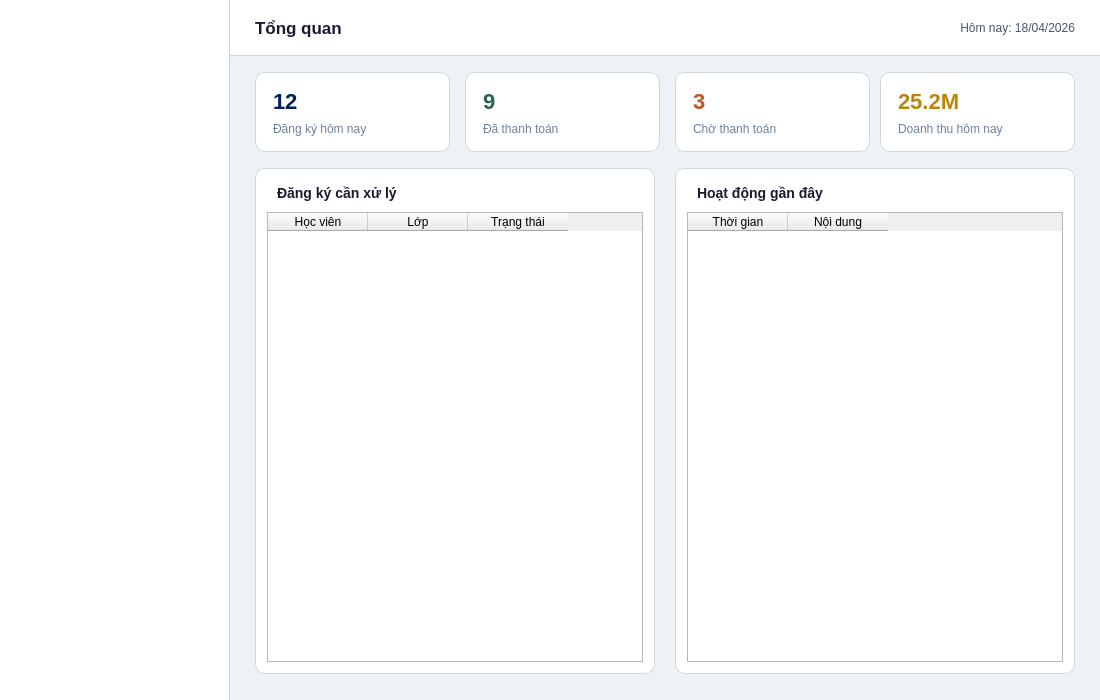
<?xml version="1.0" encoding="UTF-8"?>
<ui version="4.0">
 <class>EmployeeDashboard</class>
 <widget class="QWidget" name="EmployeeDashboard">
  <property name="geometry"><rect><x>0</x><y>0</y><width>1100</width><height>700</height></rect></property>
  <property name="minimumSize"><size><width>1100</width><height>700</height></size></property>
  <property name="windowTitle"><string>EAUT - Tong quan nhan vien</string></property>
  <property name="styleSheet"><string notr="true">QWidget#EmployeeDashboard { background: #edf2f7; }</string></property>

  <widget class="QFrame" name="sidebar">
   <property name="geometry"><rect><x>0</x><y>0</y><width>230</width><height>700</height></rect></property>
   <property name="styleSheet"><string notr="true">QFrame#sidebar { background: #ffffff; border-right: 1px solid #d2d6dc; }</string></property>
   <property name="frameShape"><enum>QFrame::NoFrame</enum></property>
  </widget>

  <widget class="QFrame" name="contentArea">
   <property name="geometry"><rect><x>230</x><y>0</y><width>870</width><height>700</height></rect></property>
   <property name="styleSheet"><string notr="true">QFrame#contentArea { background: #edf2f7; border: none; }</string></property>
   <property name="frameShape"><enum>QFrame::NoFrame</enum></property>

   <widget class="QFrame" name="headerBar">
    <property name="geometry"><rect><x>0</x><y>0</y><width>870</width><height>56</height></rect></property>
    <property name="styleSheet"><string notr="true">QFrame#headerBar { background: white; border-bottom: 1px solid #d2d6dc; }</string></property>
    <property name="frameShape"><enum>QFrame::NoFrame</enum></property>
    <widget class="QLabel" name="lblPageTitle">
     <property name="geometry"><rect><x>25</x><y>0</y><width>500</width><height>56</height></rect></property>
     <property name="styleSheet"><string notr="true">color: #1a1a2e; font-size: 17px; font-weight: bold; background: transparent;</string></property>
     <property name="text"><string>Tổng quan</string></property>
     <property name="alignment"><set>Qt::AlignLeft|Qt::AlignVCenter</set></property>
    </widget>
    <widget class="QLabel" name="lblToday">
     <property name="geometry"><rect><x>600</x><y>0</y><width>245</width><height>56</height></rect></property>
     <property name="styleSheet"><string notr="true">color: #4a5568; font-size: 12px; background: transparent;</string></property>
     <property name="text"><string>Hôm nay: 18/04/2026</string></property>
     <property name="alignment"><set>Qt::AlignRight|Qt::AlignVCenter</set></property>
    </widget>
   </widget>

   <!-- 4 stat cards -->
   <widget class="QFrame" name="empStatCard1">
    <property name="geometry"><rect><x>25</x><y>72</y><width>195</width><height>80</height></rect></property>
    <property name="styleSheet"><string notr="true">QFrame#empStatCard1 { background: white; border: 1px solid #d2d6dc; border-radius: 10px; }</string></property>
    <property name="frameShape"><enum>QFrame::NoFrame</enum></property>
    <widget class="QLabel" name="lblEmpStat1">
     <property name="geometry"><rect><x>18</x><y>14</y><width>160</width><height>30</height></rect></property>
     <property name="styleSheet"><string notr="true">color: #002060; font-size: 22px; font-weight: bold; background: transparent;</string></property>
     <property name="text"><string>12</string></property>
    </widget>
    <widget class="QLabel" name="lblEmpStat1Label">
     <property name="geometry"><rect><x>18</x><y>48</y><width>160</width><height>18</height></rect></property>
     <property name="styleSheet"><string notr="true">color: #718096; font-size: 12px; background: transparent;</string></property>
     <property name="text"><string>Đăng ký hôm nay</string></property>
    </widget>
   </widget>

   <widget class="QFrame" name="empStatCard2">
    <property name="geometry"><rect><x>235</x><y>72</y><width>195</width><height>80</height></rect></property>
    <property name="styleSheet"><string notr="true">QFrame#empStatCard2 { background: white; border: 1px solid #d2d6dc; border-radius: 10px; }</string></property>
    <property name="frameShape"><enum>QFrame::NoFrame</enum></property>
    <widget class="QLabel" name="lblEmpStat2">
     <property name="geometry"><rect><x>18</x><y>14</y><width>160</width><height>30</height></rect></property>
     <property name="styleSheet"><string notr="true">color: #276749; font-size: 22px; font-weight: bold; background: transparent;</string></property>
     <property name="text"><string>9</string></property>
    </widget>
    <widget class="QLabel" name="lblEmpStat2Label">
     <property name="geometry"><rect><x>18</x><y>48</y><width>160</width><height>18</height></rect></property>
     <property name="styleSheet"><string notr="true">color: #718096; font-size: 12px; background: transparent;</string></property>
     <property name="text"><string>Đã thanh toán</string></property>
    </widget>
   </widget>

   <widget class="QFrame" name="empStatCard3">
    <property name="geometry"><rect><x>445</x><y>72</y><width>195</width><height>80</height></rect></property>
    <property name="styleSheet"><string notr="true">QFrame#empStatCard3 { background: white; border: 1px solid #d2d6dc; border-radius: 10px; }</string></property>
    <property name="frameShape"><enum>QFrame::NoFrame</enum></property>
    <widget class="QLabel" name="lblEmpStat3">
     <property name="geometry"><rect><x>18</x><y>14</y><width>160</width><height>30</height></rect></property>
     <property name="styleSheet"><string notr="true">color: #c05621; font-size: 22px; font-weight: bold; background: transparent;</string></property>
     <property name="text"><string>3</string></property>
    </widget>
    <widget class="QLabel" name="lblEmpStat3Label">
     <property name="geometry"><rect><x>18</x><y>48</y><width>160</width><height>18</height></rect></property>
     <property name="styleSheet"><string notr="true">color: #718096; font-size: 12px; background: transparent;</string></property>
     <property name="text"><string>Chờ thanh toán</string></property>
    </widget>
   </widget>

   <widget class="QFrame" name="empStatCard4">
    <property name="geometry"><rect><x>650</x><y>72</y><width>195</width><height>80</height></rect></property>
    <property name="styleSheet"><string notr="true">QFrame#empStatCard4 { background: white; border: 1px solid #d2d6dc; border-radius: 10px; }</string></property>
    <property name="frameShape"><enum>QFrame::NoFrame</enum></property>
    <widget class="QLabel" name="lblEmpStat4">
     <property name="geometry"><rect><x>18</x><y>14</y><width>160</width><height>30</height></rect></property>
     <property name="styleSheet"><string notr="true">color: #b8860b; font-size: 22px; font-weight: bold; background: transparent;</string></property>
     <property name="text"><string>25.2M</string></property>
    </widget>
    <widget class="QLabel" name="lblEmpStat4Label">
     <property name="geometry"><rect><x>18</x><y>48</y><width>160</width><height>18</height></rect></property>
     <property name="styleSheet"><string notr="true">color: #718096; font-size: 12px; background: transparent;</string></property>
     <property name="text"><string>Doanh thu hôm nay</string></property>
    </widget>
   </widget>

   <!-- Pending registrations -->
   <widget class="QFrame" name="pendingFrame">
    <property name="geometry"><rect><x>25</x><y>168</y><width>400</width><height>506</height></rect></property>
    <property name="styleSheet"><string notr="true">QFrame#pendingFrame { background: white; border: 1px solid #d2d6dc; border-radius: 10px; }</string></property>
    <property name="frameShape"><enum>QFrame::NoFrame</enum></property>
    <widget class="QLabel" name="lblPendingTitle">
     <property name="geometry"><rect><x>22</x><y>14</y><width>360</width><height>22</height></rect></property>
     <property name="styleSheet"><string notr="true">color: #1a1a2e; font-size: 14px; font-weight: bold; background: transparent;</string></property>
     <property name="text"><string>Đăng ký cần xử lý</string></property>
    </widget>
    <widget class="QTableWidget" name="tblPending">
     <property name="geometry"><rect><x>12</x><y>44</y><width>376</width><height>450</height></rect></property>
     <property name="alternatingRowColors"><bool>true</bool></property>
     <property name="selectionBehavior"><enum>QAbstractItemView::SelectRows</enum></property>
     <property name="editTriggers"><set>QAbstractItemView::NoEditTriggers</set></property>
     <property name="showGrid"><bool>false</bool></property>
     <property name="columnCount"><number>3</number></property>
     <column><property name="text"><string>Học viên</string></property></column>
     <column><property name="text"><string>Lớp</string></property></column>
     <column><property name="text"><string>Trạng thái</string></property></column>
    </widget>
   </widget>

   <!-- Activity feed -->
   <widget class="QFrame" name="activityEmpFrame">
    <property name="geometry"><rect><x>445</x><y>168</y><width>400</width><height>506</height></rect></property>
    <property name="styleSheet"><string notr="true">QFrame#activityEmpFrame { background: white; border: 1px solid #d2d6dc; border-radius: 10px; }</string></property>
    <property name="frameShape"><enum>QFrame::NoFrame</enum></property>
    <widget class="QLabel" name="lblActivityEmpTitle">
     <property name="geometry"><rect><x>22</x><y>14</y><width>360</width><height>22</height></rect></property>
     <property name="styleSheet"><string notr="true">color: #1a1a2e; font-size: 14px; font-weight: bold; background: transparent;</string></property>
     <property name="text"><string>Hoạt động gần đây</string></property>
    </widget>
    <widget class="QTableWidget" name="tblActivityEmp">
     <property name="geometry"><rect><x>12</x><y>44</y><width>376</width><height>450</height></rect></property>
     <property name="alternatingRowColors"><bool>true</bool></property>
     <property name="selectionBehavior"><enum>QAbstractItemView::SelectRows</enum></property>
     <property name="editTriggers"><set>QAbstractItemView::NoEditTriggers</set></property>
     <property name="showGrid"><bool>false</bool></property>
     <property name="columnCount"><number>2</number></property>
     <column><property name="text"><string>Thời gian</string></property></column>
     <column><property name="text"><string>Nội dung</string></property></column>
    </widget>
   </widget>

  </widget>
 </widget>
 <resources/>
 <connections/>
</ui>
